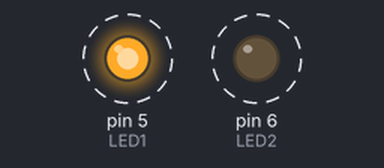
The sketch below on a simulated Arduino Uno, built with avr-gcc and run on an emulated ATmega328P. On the bench: output pins drawn as LEDs (lit = HIGH). Dashed ring = blinking. What the sketch prints to the serial monitor is not drawn.

Above: at 0.05 s.
Timing chart, 0 to 3.0 s (numbered marks = the images above):
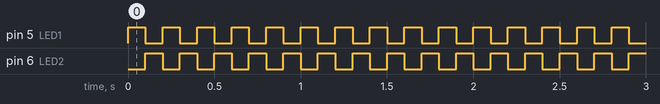

Measured:
- by itself, pin 5 (LED1), pin 6 (LED2): alternates HIGH for 0.10 s and LOW for 0.10 s

The sketch:

led.ino
```cpp
#define LED1 5
#define LED2 6

void setup () {
  Serial.begin(9600);
  Serial.println("OK");

  pinMode(LED1, OUTPUT);
  pinMode(LED2, OUTPUT);
}

void loop () {
  digitalWrite(LED1, HIGH);
  digitalWrite(LED2, LOW);

  delay(100);

  digitalWrite(LED1, LOW);
  digitalWrite(LED2, HIGH);

  delay(100);
}
```
